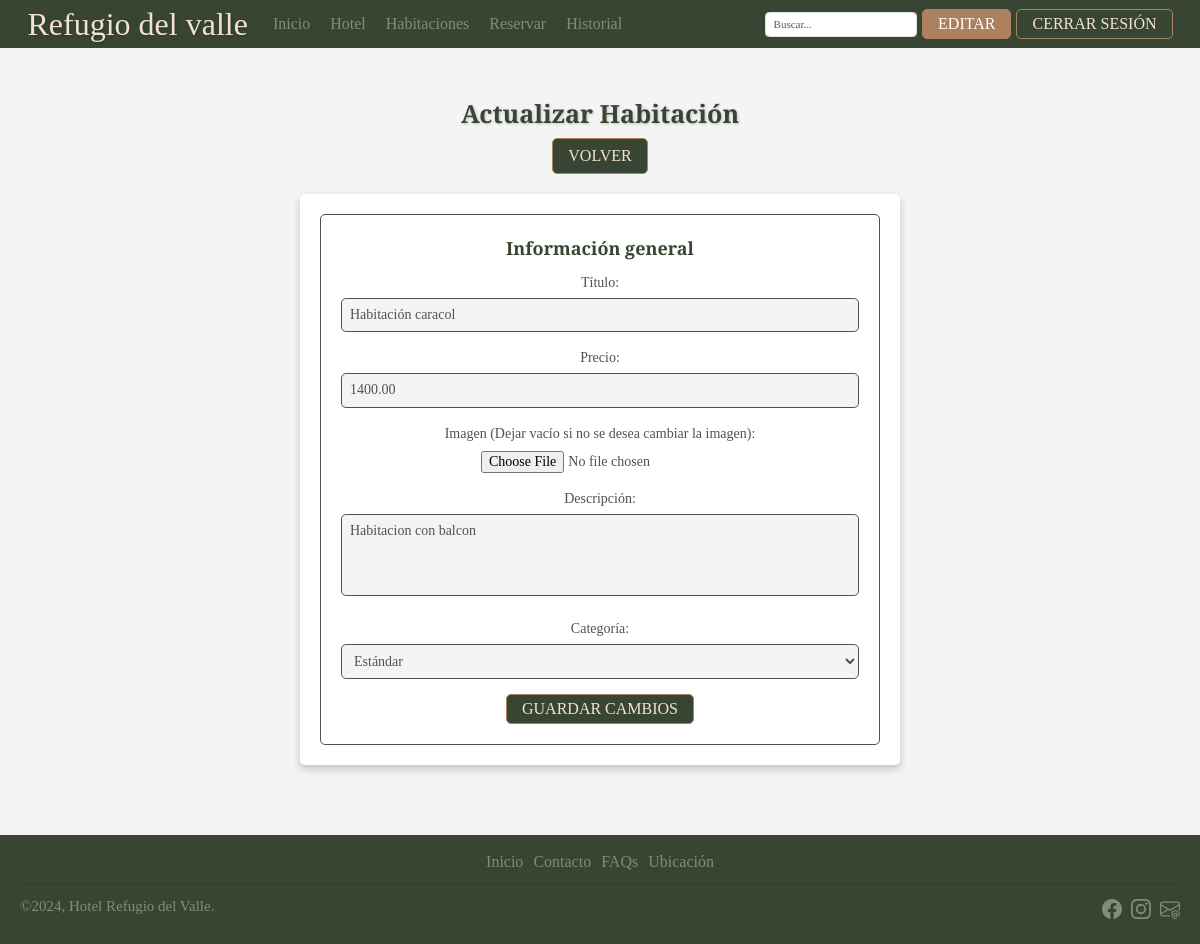
Screenshot of /admin/habitaciones/actualizar.php?id=10 (signed in) with the database file from the repository.
### tables this page shows
CREATE TABLE `habitaciones` (
  `id` int(11) NOT NULL,
  `titulo` varchar(255) NOT NULL,
  `precio` decimal(10,2) NOT NULL,
  `imagen` varchar(255) NOT NULL,
  `descripcion` text NOT NULL,
  `fecha_creacion` timestamp NOT NULL DEFAULT current_timestamp(),
  `categoria` enum('Estandar','Superior') NOT NULL DEFAULT 'Estandar',
  `disponibilidad` tinyint(1) NOT NULL DEFAULT 1
);

### admin/habitaciones/actualizar.php (the view, shortened to what this page needs)
<?php
include $_SERVER['DOCUMENT_ROOT'] . '/public/config/config.inc.php';
$usuarioAutenticado = false;
$rolUsuario = null;
if (isset($_SESSION['id_usuario'])) {
    $usuarioAutenticado = true;
    $nombreUsuario = $_SESSION['nombre'];
    $rolUsuario = $_SESSION['rol'];
}
$id = $_GET['id'] ?? null;
try {
    $sql = "SELECT * FROM habitaciones WHERE id = :id";
    $stmt = $conn->prepare($sql);
    $stmt->execute([':id' => $id]);
    $habitacion = $stmt->fetch(PDO::FETCH_ASSOC);
} catch (PDOException $e) {
    die("Error al obtener los datos: " . $e->getMessage());
}
?>
<!DOCTYPE html>
<html lang="es">
<head>
    <link href="https://cdn.jsdelivr.net/npm/bootstrap@5.3.3/dist/css/bootstrap.min.css" rel="stylesheet"
>
    <link rel="stylesheet" href="/public/css/normalize.css">
    <link rel="stylesheet" href="/public/css/index.css">
</head>
<body>
    <header class="navbar navbar-expand-md">
        <div class="container-fluid">
            <a class="margen" href="/public/index.php">
                <h1>Refugio del valle</h1>
            </a>
            <div class=" opciones collapse navbar-collapse" id="navbarCollapse">
                <ul class="navbar-nav me-auto mb-2 mb-md-0">
                    <li class="nav-item">
                        <a class="nav-link" href="/public/index.php">Inicio</a>
                    </li>
                    <li class="nav-item">
                        <a class="nav-link" href="/public/hotel.php">Hotel</a>
                    </li>
                    <li class="nav-item">
                        <a class="nav-link" href="/public/habitacion.php">Habitaciones</a>
                    </li>
                    <li class="nav-item">
                        <a class="nav-link" href="/public/reservacion.php">Reservar</a>
                    </li>
                    <li class="nav-item">
                        <a class="nav-link" href="/public/historial_reservaciones.php">Historial</a>
                    </li>
                </ul>
                <form class=" col-lg-auto mb-3 mb-lg-0 me-lg-2" role="search">
                    <input type="search" id="busqueda" class="form-control" placeholder="Buscar..." aria-label="Search">
                </form>
                <div class="d-flex" role="search">
                    <?php if ($usuarioAutenticado): ?>
                        <?php if ($rolUsuario === 'admin'): ?>
                            <button id="btn-editar" class="botones mayusculas"
                                onclick="window.location.href='/public/admin/indexAdmin.php'">
                                Editar
                            </button>
                        <?php else: ?>
                            <span id="saludo">Hola, <?= htmlspecialchars($nombreUsuario); ?></span>
                        <?php endif; ?>
                        <button id="btn-iniciar" class="botones mayusculas"
                            onclick="window.location.href='/public/logout.php'">
                            Cerrar Sesión
                        </button>
                    <?php else: ?>
                        <button id="btn-iniciar" class="botones mayusculas"
                            onclick="window.location.href='/public/sesiones.php?action=login'">Iniciar Sesión</button>
                    <?php endif; ?>
                </div>
            </div>
        </div>
    </header>
    <main class="contenedor">
        <h1 class="titulo-admin">Actualizar Habitación</h1>
        <a href="/public/admin/indexAdmin.php" class="botones btn-crud mayusculas">Volver</a>
        <form action="/public/actualizar_habitacion.php" class="formulario-crear" method="POST"
            enctype="multipart/form-data">
            <fieldset>
                <legend>Información general</legend>
                <label for="titulo">Título:</label>
                <input type="text" name="titulo" id="titulo" class="input"
                    value="<?= htmlspecialchars($habitacion['titulo']) ?>" required>
                <label for="precio">Precio:</label>
                <input type="number" name="precio" id="precio" class="input"
                    value="<?= htmlspecialchars($habitacion['precio']) ?>" required>
                <label for="imagen">Imagen (Dejar vacío si no se desea cambiar la imagen):</label>
                <input type="file" name="imagen" id="imagen" class="input-file" accept="image/jpeg, image/png">
                <label for="descripcion">Descripción:</label>
                <textarea name="descripcion" id="descripcion" class="textarea" rows="4"
                    required><?= htmlspecialchars($habitacion['descripcion']) ?></textarea>
                <label for="categoria">Categoría:</label>
                <select id="categoria" name="categoria" required>
                    <option value="Estandar" <?= $habitacion['categoria'] === 'Estandar' ? 'selected' : '' ?>>Estándar
                    </option>
                </select>
                <button type="submit" class="botones btn-crud mayusculas">Guardar Cambios</button>
            </fieldset>
        </form>
    </main>
    <footer>
        <div class="opciones flex centrar-footer borde">
            <ul class="navegacion centrar-footer">
                <li><a href="/public/index.php">Inicio</a></li>
                <li><a href="/public/faqs.php#faq-contacto">Contacto</a></li>
                <li><a href="/public/faqs.php">FAQs</a></li>
                <li><a href="https://maps.app.goo.gl/Mtrx23by6En5LVF5A" target="_blank">Ubicación</a></li>
            </ul>
        </div>
        <hr>
        <div id="seccion-final">
            <div>
                <p>©2024, Hotel Refugio del Valle.</p>
            </div>
            <div>
                <ul id="iconos">
                    <li><a href="https://www.facebook.com/" target="_blank">  </a></li>
                    <li><a href="https://www.instagram.com/" target="_blank"></a></li>
                    <li><a href="mailto:hotelrefugiovalle@gmail.com"></a></li>
                </ul>
            </div>
        </div>
    </footer>
</body>
</html>

### css/index.css (style rules this page uses)
:root { --fondo: #f4f4f4; --primario: #F4E2D1; --secundario: #384533; --verdeClaro: #d2d3c1; --colorLinks: #818c7b; --arcilla: #ab8160; --grisOscuro: #515151; --blanco: #ffffff; }
html { box-sizing: border-box; font-size: 62.5%; }
*, *:before, *:after { box-sizing: inherit; }
body { font-family: 'Merriweather'; font-size: 1.6rem; background-color: var(--fondo); }
header { background-color: var(--secundario); padding: 2rem 2rem; }
h1 { color: var(--primario); text-shadow: 0.1rem 0.1rem 0.3rem rgba(0, 0, 0, 0.2); margin: 0; }
.margen { margin: 0 2rem; }
a { text-decoration: none; }
.opciones ul { display: flex; gap: 1rem; list-style: none; margin: 0; padding: 0; }
.opciones ul li a { color: var(--colorLinks); font-weight: 500; padding: 0.5rem 0; transition: color 0.3s; }
#busqueda { height: 2.5rem; font-size: 1.1rem; width: 100%; flex: 1 }
.mayusculas { text-transform: uppercase; }
.botones { border: 0.1rem solid var(--arcilla); border-radius: 0.5rem; color: var(--primario); padding: 0.5rem 1.5rem; cursor: pointer; transition: background-color 0.3s, transform 0.2s; text-align: center; }
#btn-iniciar, .btn-crud, #btn-editar:hover { background-color: var(--secundario); color: var(--primario); }
#btn-editar { background-color: var(--arcilla); color: var(--blanco); margin-right: 0.5rem; }
.d-flex { display: flex; justify-content: center; align-items: center; margin-right: 2rem; }
.contenedor { max-width: 90%; margin: 5rem auto; display: flex; flex-direction: column; align-items: center; text-align: center; }
footer { background-color: var(--secundario); padding: 1.5rem 2rem; }
.centrar-footer { justify-content: center; }
#seccion-final { display: flex; justify-content: space-between; }
#seccion-final p { color: var(--colorLinks); font-size: 1.5rem; }
#iconos li { display: inline; }
.icono { width: 2rem; height: 2rem; margin-right: 0.5rem; fill: var(--colorLinks); }
#iconos li:last-child .icono { margin-right: 0; }
.formulario-crear { width: 100%; max-width: 60rem; margin: 2rem auto; background-color: var(--blanco); padding: 2rem; border-radius: 0.5rem; box-shadow: 0 4px 8px rgba(0, 0, 0, 0.2); }
.formulario-crear fieldset { border: 1px solid var(--grisOscuro); border-radius: 0.5rem; padding: 2rem; }
.formulario-crear legend { font-size: 1.8rem; font-weight: bold; color: var(--secundario); margin-bottom: 1rem; }
.formulario-crear label { display: block; font-size: 1.4rem; font-weight: 500; color: var(--grisOscuro); margin-bottom: 0.5rem; }
.formulario-crear .input { width: 100%; padding: 0.8rem; font-size: 1.4rem; border: 1px solid var(--grisOscuro); border-radius: 0.5rem; margin-bottom: 1.5rem; background-color: var(--fondo); color: var(--grisOscuro); transition: border-color 0.3s ease; }
.formulario-crear .input-file { font-size: 1.4rem; margin-bottom: 1.5rem; color: var(--grisOscuro); }
.formulario-crear .textarea { width: 100%; padding: 0.8rem; font-size: 1.4rem; border: 1px solid var(--grisOscuro); border-radius: 0.5rem; margin-bottom: 1.5rem; background-color: var(--fondo); color: var(--grisOscuro); resize: none; transition: border-color 0.3s ease; }
.formulario-crear select { width: 100%; padding: 0.8rem; font-size: 1.4rem; border: 1px solid var(--grisOscuro); border-radius: 0.5rem; margin-bottom: 1.5rem; background-color: var(--fondo); color: var(--grisOscuro); transition: border-color 0.3s ease; }
.titulo-admin { font-size: 2.5rem; font-weight: bold; color: var(--secundario); margin-bottom: 1rem; }

### rows the page displays
habitaciones: titulo "Habitación caracol", precio "1400.00", descripcion "Habitacion con balcon", categoria "Estándar"
